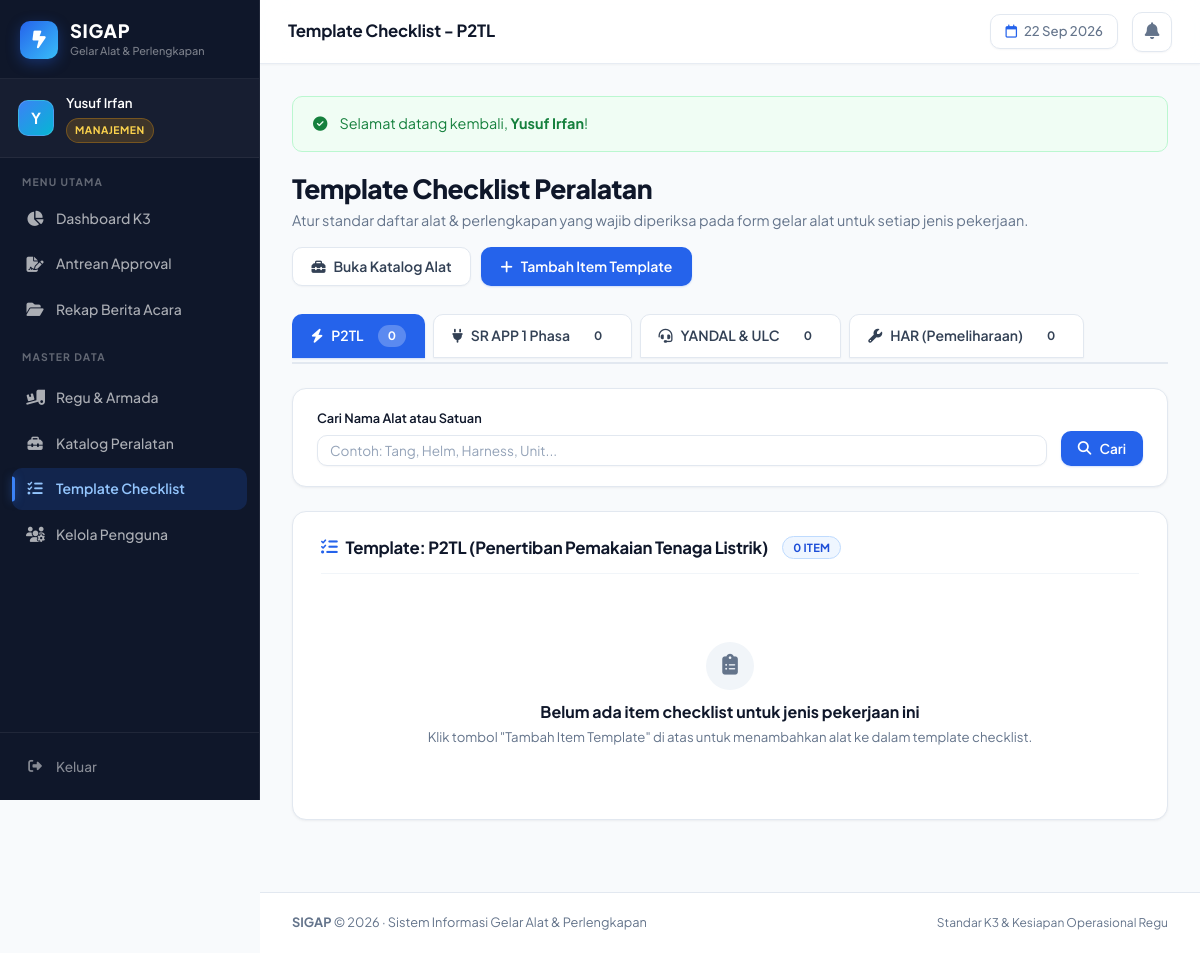
The app's page /master/template/index.php (signed in), older data.
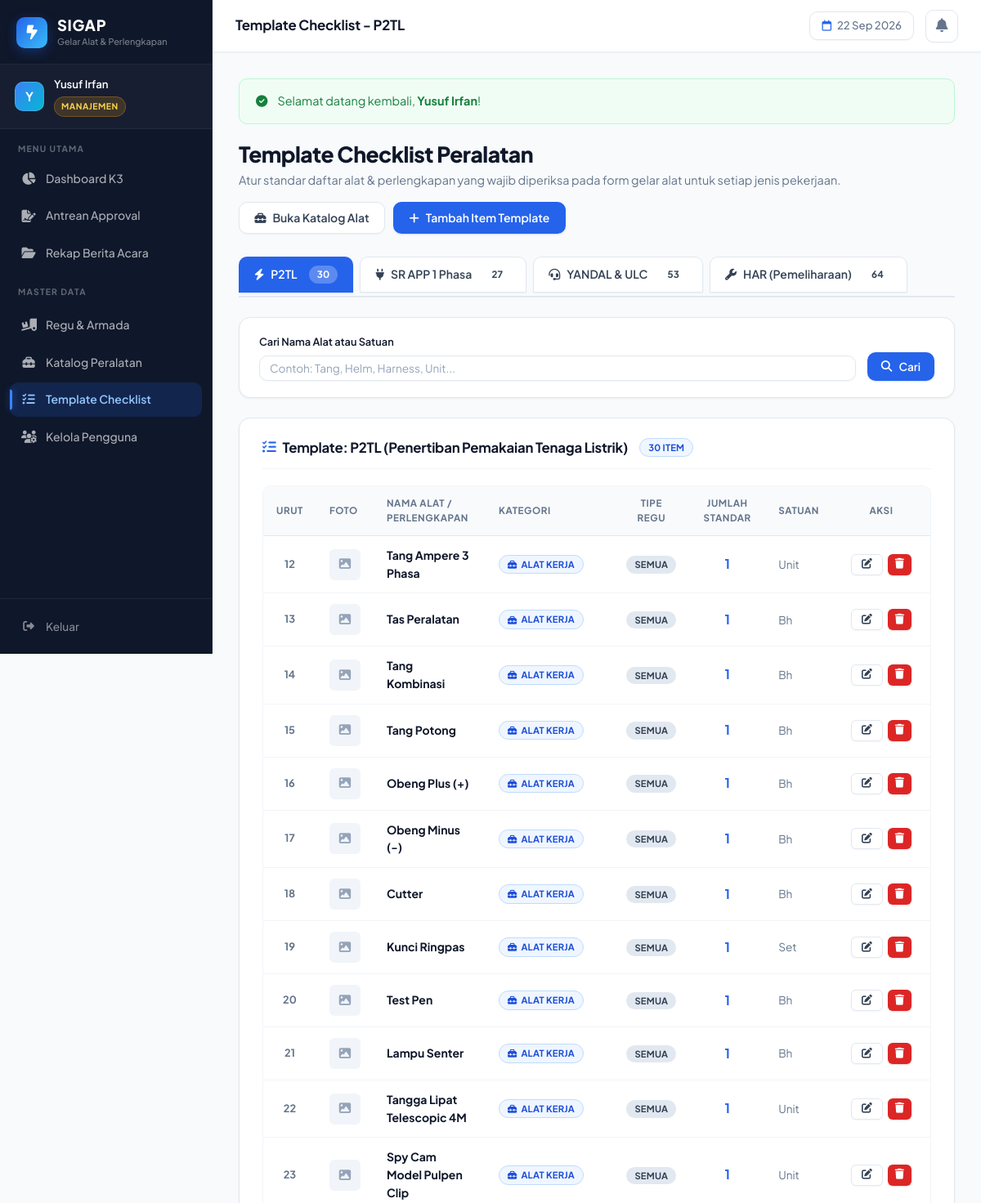
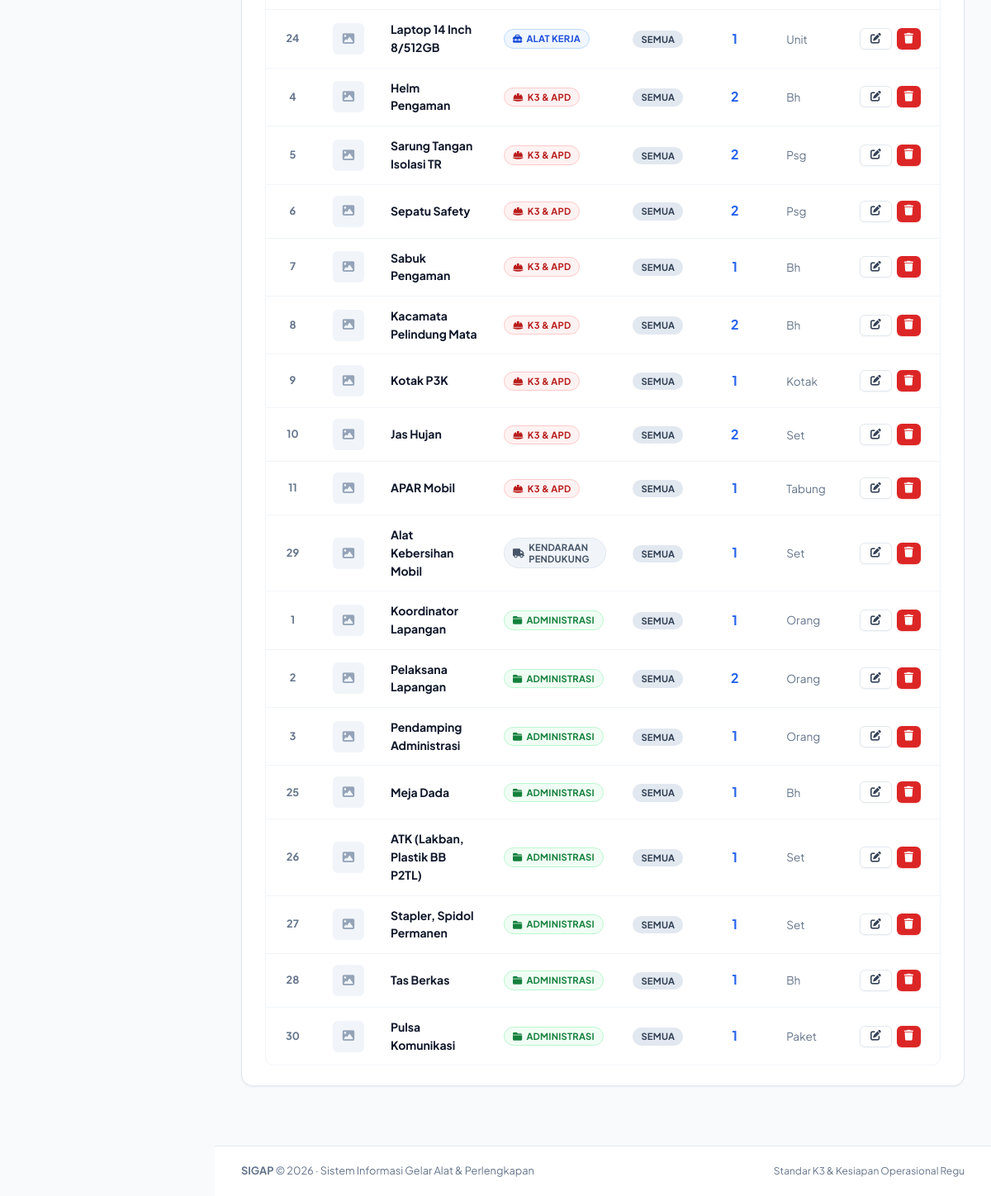
The same page, newer data (2 pictures, top to bottom).
### tables this page shows
CREATE TABLE IF NOT EXISTS template_checklist_item (
    id               INT  AUTO_INCREMENT PRIMARY KEY,
    jenis_pekerjaan  ENUM('p2tl', 'sr_app', 'yandal', 'har') NOT NULL,
    regu_tipe        ENUM('all', 'roda_3', 'roda_2') NOT NULL DEFAULT 'all',
    master_barang_id INT  NOT NULL,
    jumlah_standar   INT  NOT NULL DEFAULT 1,
    urutan           INT  NOT NULL DEFAULT 0,
    INDEX idx_tpl_jenis  (jenis_pekerjaan),
    INDEX idx_tpl_barang (master_barang_id),
    FOREIGN KEY (master_barang_id)
        REFERENCES master_barang(id)
        ON DELETE CASCADE
        ON UPDATE CASCADE
);

CREATE TABLE IF NOT EXISTS master_barang (
    id               INT          AUTO_INCREMENT PRIMARY KEY,
    nama_barang      VARCHAR(150) NOT NULL UNIQUE,
    kategori         ENUM('alat_kerja', 'k3_safety', 'kendaraan_pendukung', 'administrasi') NOT NULL,
    satuan_default   VARCHAR(30)  NOT NULL,
    gambar_referensi VARCHAR(255) NULL,
    created_at       TIMESTAMP    DEFAULT CURRENT_TIMESTAMP,
    updated_at       TIMESTAMP    DEFAULT CURRENT_TIMESTAMP ON UPDATE CURRENT_TIMESTAMP,
    INDEX idx_barang_kategori (kategori),
    INDEX idx_barang_nama     (nama_barang)
);

### master/template/index.php (the view, shortened to what the rows shown need)
<?php
$pdo = get_db_connection();
$active_jenis = $_GET['jenis'] ?? 'p2tl';
$where = ["tci.jenis_pekerjaan = :jenis"];
$params = [':jenis' => $active_jenis];
$where_sql = implode(' AND ', $where);
$stmt = $pdo->prepare("
    SELECT tci.*, mb.nama_barang, mb.kategori, mb.satuan_default, mb.gambar_referensi
    FROM template_checklist_item tci
    JOIN master_barang mb ON tci.master_barang_id = mb.id
    WHERE {$where_sql}
    ORDER BY mb.kategori, tci.urutan, mb.nama_barang
");
$stmt->execute($params);
$items = $stmt->fetchAll();
$kategori_labels = [
    'alat_kerja'          => ['label' => 'Alat Kerja', 'badge' => 'badge-submitted', 'icon' => 'fa-toolbox'],
    'k3_safety'           => ['label' => 'K3 & APD', 'badge' => 'badge-rejected', 'icon' => 'fa-hard-hat'],
    'kendaraan_pendukung' => ['label' => 'Kendaraan Pendukung', 'badge' => 'badge-draft', 'icon' => 'fa-truck'],
    'administrasi'        => ['label' => 'Administrasi', 'badge' => 'badge-approved', 'icon' => 'fa-folder-closed']
];
$jenis_titles = [
    'p2tl'   => 'P2TL (Penertiban Pemakaian Tenaga Listrik)',
    'sr_app' => 'SR APP 1 Phasa (Penyambungan & Bongkar)',
    'yandal' => 'YANDAL & ULC (Pelayanan Gangguan)',
    'har'    => 'HAR (Pemeliharaan Jaringan & Gardu)',
];
require_once __DIR__ . '/../../includes/header.php';
?>
<div style="display:flex; justify-content:space-between; align-items:flex-start; margin-bottom:1.75rem; flex-wrap:wrap; gap:1rem;">
    <div>
        <h1 style="font-size:1.65rem; font-weight:800; letter-spacing:-0.02em; margin-bottom:4px; color:var(--text-main);">Template Checklist Peralatan</h1>
    </div>
</div>
<div class="card">
    <div class="card-header">
        <h2 class="card-title">
            <i class="fa-solid fa-list-check" style="color:var(--primary);"></i>
            Template: <?= htmlspecialchars($jenis_titles[$active_jenis] ?? strtoupper($active_jenis)) ?>
            <span class="badge badge-submitted" style="font-size:0.7rem; margin-left:6px;"><?= count($items) ?> item</span>
        </h2>
    </div>
    <?php if (empty($items)): ?>
        <div style="text-align:center; padding:3rem 1rem; color:var(--text-muted);">
            <div style="width:48px; height:48px; border-radius:50%; background:#f1f5f9; color:#64748b; display:flex; align-items:center; justify-content:center; margin:0 auto 10px; font-size:1.3rem;">
                <i class="fa-solid fa-clipboard-list"></i>
            </div>
            <strong style="color:var(--text-main);">Belum ada item checklist untuk jenis pekerjaan ini</strong>
            <p style="font-size:0.825rem; margin-top:2px;">Klik tombol "Tambah Item Template" di atas untuk menambahkan alat ke dalam template checklist.</p>
        </div>
    <?php else: ?>
        <div class="table-responsive">
            <table class="data-table">
                <thead>
                    <tr>
                        <th width="40px" style="text-align:center;">Urut</th>
                        <th width="50px">Foto</th>
                        <th>Nama Alat / Perlengkapan</th>
                        <th>Kategori</th>
                        <th style="text-align:center;">Tipe Regu</th>
                        <th style="text-align:center;">Jumlah Standar</th>
                        <th>Satuan</th>
                        <th style="text-align:center; width:120px;">Aksi</th>
                    </tr>
                </thead>
                <tbody>
                    <?php foreach ($items as $i => $row): ?>
                        <?php $kat_info = $kategori_labels[$row['kategori']] ?? ['label' => $row['kategori'], 'badge' => 'badge-draft', 'icon' => 'fa-tag']; ?>
                        <tr>
                            <td style="text-align:center; font-weight:700; color:var(--text-muted); font-size:0.8rem;">
                                <?= $row['urutan'] ?>
                            </td>
                            <td>
                                <?php if (!empty($row['gambar_referensi'])): ?>
                                    <img src="<?= base_url('uploads/referensi/' . htmlspecialchars($row['gambar_referensi'])) ?>"
                                         style="width:38px; height:38px; object-fit:cover; border-radius:var(--radius-sm); border:1px solid var(--border-color); cursor:pointer;"
                                         onclick="previewImage(this.src, '<?= addslashes(htmlspecialchars($row['nama_barang'])) ?>')"
                                         title="Klik perbesar">
                                <?php else: ?>
                                    <div style="width:38px; height:38px; border-radius:var(--radius-sm); background:#f1f5f9; color:#94a3b8; display:flex; align-items:center; justify-content:center; font-size:0.9rem;">
                                        <i class="fa-solid fa-image"></i>
                                    </div>
                                <?php endif; ?>
                            </td>
                            <td>
                                <strong style="color:var(--text-main); font-size:0.875rem;"><?= htmlspecialchars($row['nama_barang']) ?></strong>
                            </td>
                            <td>
                                <span class="badge <?= $kat_info['badge'] ?>" style="font-size:0.7rem;">
                                    <i class="fa-solid <?= $kat_info['icon'] ?>"></i> <?= $kat_info['label'] ?>
                                </span>
                            </td>
                            <td style="text-align:center;">
                                <?php if ($row['regu_tipe'] === 'all'): ?>
                                    <span class="badge" style="background:#e2e8f0; color:#334155; font-size:0.7rem;">Semua</span>
                                <?php elseif ($row['regu_tipe'] === 'roda_3'): ?>
                                    <span class="badge" style="background:#e0e7ff; color:#3730a3; font-size:0.7rem;">Roda 3</span>
                                <?php else: ?>
                                    <span class="badge" style="background:#fef3c7; color:#92400e; font-size:0.7rem;">Roda 2</span>
                                <?php endif; ?>
                            </td>
                            <td style="text-align:center;">
                                <strong style="font-size:1rem; color:var(--primary);"><?= $row['jumlah_standar'] ?></strong>
                            </td>
                            <td style="font-size:0.85rem; color:var(--text-muted);">
                                <?= htmlspecialchars($row['satuan_default']) ?>
                            </td>
                            <td style="text-align:center; white-space:nowrap;">
                                <div style="display:inline-flex; gap:6px;">
                                    <button onclick='openModalEdit(<?= json_encode($row) ?>)' class="btn btn-outline btn-sm" title="Edit Item">
                                        <i class="fa-solid fa-pen-to-square"></i>
                                    </button>
                                    <button onclick="confirmHapus(<?= $row['id'] ?>, '<?= addslashes(htmlspecialchars($row['nama_barang'])) ?>')" class="btn btn-danger btn-sm" style="padding:4px 8px;" title="Hapus">
                                        <i class="fa-solid fa-trash"></i>
                                    </button>
                                </div>
                            </td>
                        </tr>
                    <?php endforeach; ?>
                </tbody>
            </table>
        </div>
    <?php endif; ?>
</div>
<?php require_once __DIR__ . '/../../includes/footer.php'; ?>

Row changes from the older to the newer data that the page shows:
added template_checklist_item: urutan "12", master_barang.nama_barang "Tang Ampere 3 Phasa", master_barang.kategori "ALAT KERJA", regu_tipe "SEMUA", jumlah_standar "1", master_barang.satuan_default "Unit"
added template_checklist_item: urutan "13", master_barang.nama_barang "Tas Peralatan", master_barang.kategori "ALAT KERJA", regu_tipe "SEMUA", jumlah_standar "1", master_barang.satuan_default "Bh"
added template_checklist_item: urutan "14", master_barang.nama_barang "Tang Kombinasi", master_barang.kategori "ALAT KERJA", regu_tipe "SEMUA", jumlah_standar "1", master_barang.satuan_default "Bh"
added template_checklist_item: urutan "15", master_barang.nama_barang "Tang Potong", master_barang.kategori "ALAT KERJA", regu_tipe "SEMUA", jumlah_standar "1", master_barang.satuan_default "Bh"
added template_checklist_item: urutan "16", master_barang.nama_barang "Obeng Plus (+)", master_barang.kategori "ALAT KERJA", regu_tipe "SEMUA", jumlah_standar "1", master_barang.satuan_default "Bh"
added template_checklist_item: urutan "17", master_barang.nama_barang "Obeng Minus (-)", master_barang.kategori "ALAT KERJA", regu_tipe "SEMUA", jumlah_standar "1", master_barang.satuan_default "Bh"
added template_checklist_item: urutan "18", master_barang.nama_barang "Cutter", master_barang.kategori "ALAT KERJA", regu_tipe "SEMUA", jumlah_standar "1", master_barang.satuan_default "Bh"
added template_checklist_item: urutan "19", master_barang.nama_barang "Kunci Ringpas", master_barang.kategori "ALAT KERJA", regu_tipe "SEMUA", jumlah_standar "1", master_barang.satuan_default "Set"
added template_checklist_item: urutan "20", master_barang.nama_barang "Test Pen", master_barang.kategori "ALAT KERJA", regu_tipe "SEMUA", jumlah_standar "1", master_barang.satuan_default "Bh"
added template_checklist_item: urutan "21", master_barang.nama_barang "Lampu Senter", master_barang.kategori "ALAT KERJA", regu_tipe "SEMUA", jumlah_standar "1", master_barang.satuan_default "Bh"
added template_checklist_item: urutan "22", master_barang.nama_barang "Tangga Lipat Telescopic 4M", master_barang.kategori "ALAT KERJA", regu_tipe "SEMUA", jumlah_standar "1", master_barang.satuan_default "Unit"
added template_checklist_item: urutan "23", master_barang.nama_barang "Spy Cam Model Pulpen Clip", master_barang.kategori "ALAT KERJA", regu_tipe "SEMUA", jumlah_standar "1", master_barang.satuan_default "Unit"
added template_checklist_item: urutan "24", master_barang.nama_barang "Laptop 14 Inch 8/512GB", master_barang.kategori "ALAT KERJA", regu_tipe "SEMUA", jumlah_standar "1", master_barang.satuan_default "Unit"
added template_checklist_item: urutan "4", master_barang.nama_barang "Helm Pengaman", master_barang.kategori "K3 & APD", regu_tipe "SEMUA", jumlah_standar "2", master_barang.satuan_default "Bh"
added template_checklist_item: urutan "5", master_barang.nama_barang "Sarung Tangan Isolasi TR", master_barang.kategori "K3 & APD", regu_tipe "SEMUA", jumlah_standar "2", master_barang.satuan_default "Psg"
added template_checklist_item: urutan "6", master_barang.nama_barang "Sepatu Safety", master_barang.kategori "K3 & APD", regu_tipe "SEMUA", jumlah_standar "2", master_barang.satuan_default "Psg"
added template_checklist_item: urutan "7", master_barang.nama_barang "Sabuk Pengaman", master_barang.kategori "K3 & APD", regu_tipe "SEMUA", jumlah_standar "1", master_barang.satuan_default "Bh"
added template_checklist_item: urutan "8", master_barang.nama_barang "Kacamata Pelindung Mata", master_barang.kategori "K3 & APD", regu_tipe "SEMUA", jumlah_standar "2", master_barang.satuan_default "Bh"
added template_checklist_item: urutan "9", master_barang.nama_barang "Kotak P3K", master_barang.kategori "K3 & APD", regu_tipe "SEMUA", jumlah_standar "1", master_barang.satuan_default "Kotak"
added template_checklist_item: urutan "10", master_barang.nama_barang "Jas Hujan", master_barang.kategori "K3 & APD", regu_tipe "SEMUA", jumlah_standar "2", master_barang.satuan_default "Set"
added template_checklist_item: urutan "11", master_barang.nama_barang "APAR Mobil", master_barang.kategori "K3 & APD", regu_tipe "SEMUA", jumlah_standar "1", master_barang.satuan_default "Tabung"
added template_checklist_item: urutan "29", master_barang.nama_barang "Alat Kebersihan Mobil", master_barang.kategori "KENDARAAN PENDUKUNG", regu_tipe "SEMUA", jumlah_standar "1", master_barang.satuan_default "Set"
added template_checklist_item: urutan "1", master_barang.nama_barang "Koordinator Lapangan", master_barang.kategori "ADMINISTRASI", regu_tipe "SEMUA", jumlah_standar "1", master_barang.satuan_default "Orang"
added template_checklist_item: urutan "2", master_barang.nama_barang "Pelaksana Lapangan", master_barang.kategori "ADMINISTRASI", regu_tipe "SEMUA", jumlah_standar "2", master_barang.satuan_default "Orang"
added template_checklist_item: urutan "3", master_barang.nama_barang "Pendamping Administrasi", master_barang.kategori "ADMINISTRASI", regu_tipe "SEMUA", jumlah_standar "1", master_barang.satuan_default "Orang"
added template_checklist_item: urutan "25", master_barang.nama_barang "Meja Dada", master_barang.kategori "ADMINISTRASI", regu_tipe "SEMUA", jumlah_standar "1", master_barang.satuan_default "Bh"
added template_checklist_item: urutan "26", master_barang.nama_barang "ATK (Lakban, Plastik BB P2TL)", master_barang.kategori "ADMINISTRASI", regu_tipe "SEMUA", jumlah_standar "1", master_barang.satuan_default "Set"
added template_checklist_item: urutan "27", master_barang.nama_barang "Stapler, Spidol Permanen", master_barang.kategori "ADMINISTRASI", regu_tipe "SEMUA", jumlah_standar "1", master_barang.satuan_default "Set"
added template_checklist_item: urutan "28", master_barang.nama_barang "Tas Berkas", master_barang.kategori "ADMINISTRASI", regu_tipe "SEMUA", jumlah_standar "1", master_barang.satuan_default "Bh"
added template_checklist_item: urutan "30", master_barang.nama_barang "Pulsa Komunikasi", master_barang.kategori "ADMINISTRASI", regu_tipe "SEMUA", jumlah_standar "1", master_barang.satuan_default "Paket"
Text that changed along with them:
$tab_counts['p2tl']: "0" → "30"
$tab_counts['sr_app']: "0" → "27"
$tab_counts['yandal']: "0" → "53"
$tab_counts['har']: "0" → "64"
count($items): "0" → "30"
text no longer shown: "Belum ada item checklist untuk jenis pekerjaan ini Klik tombol \"Tambah Item Template\" di atas untuk menambahkan alat ke dalam template checklist."
text now shown: "URUT FOTO NAMA ALAT / PERLENGKAPAN KATEGORI TIPE REGU JUMLAH STANDAR SATUAN AKSI"
